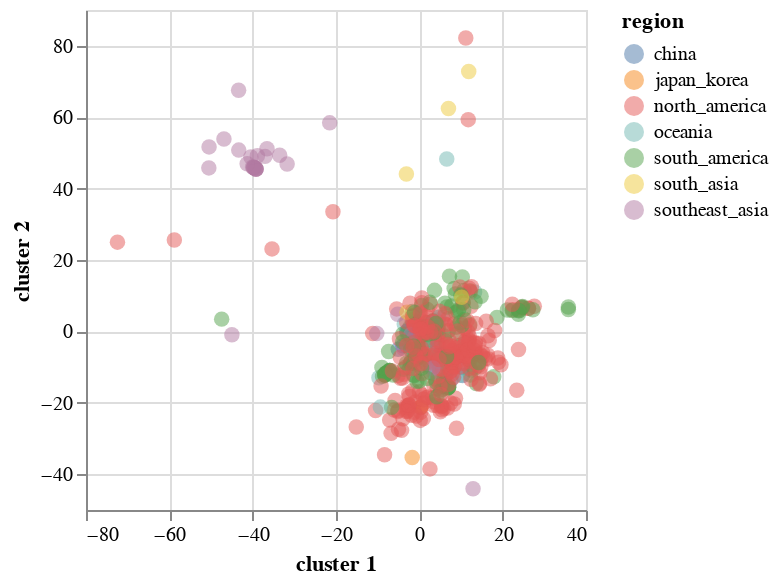

This figure's notebook cell:
### Code cell
import altair as alt

base = alt.Chart(merged_df)
base.mark_circle(size=60).encode(
    x='cluster 1',
    y='cluster 2',
    opacity=alt.value(0.5),
    color='region',
    tooltip=['strain', 'region']
).properties(width=250,height=250).interactive()

### Figure 1 — Vega-Lite specification as saved in the notebook (floating-point values rounded to 4 significant figures; data arrays with more than 128 entries replaced by an {"elided": "..."} marker saying what was removed)
{"$schema": "https://vega.github.io/schema/vega-lite/v3.3.0.json", "config": {"mark": {"tooltip": null}, "view": {"height": 300, "width": 400}}, "data": {"name": "data-b6c4fbfa62ac7854e7ef121d6e1da202"}, "datasets": {"data-b6c4fbfa62ac7854e7ef121d6e1da202": {"elided": "485 records"}}, "encoding": {"color": {"field": "region", "type": "nominal"}, "opacity": {"value": 0.5}, "tooltip": [{"field": "strain", "type": "nominal"}, {"field": "region", "type": "nominal"}], "x": {"field": "cluster 1", "type": "quantitative"}, "y": {"field": "cluster 2", "type": "quantitative"}}, "height": 250, "mark": {"size": 60, "type": "circle"}, "selection": {"selector003": {"bind": "scales", "encodings": ["x", "y"], "type": "interval"}}, "width": 250}
